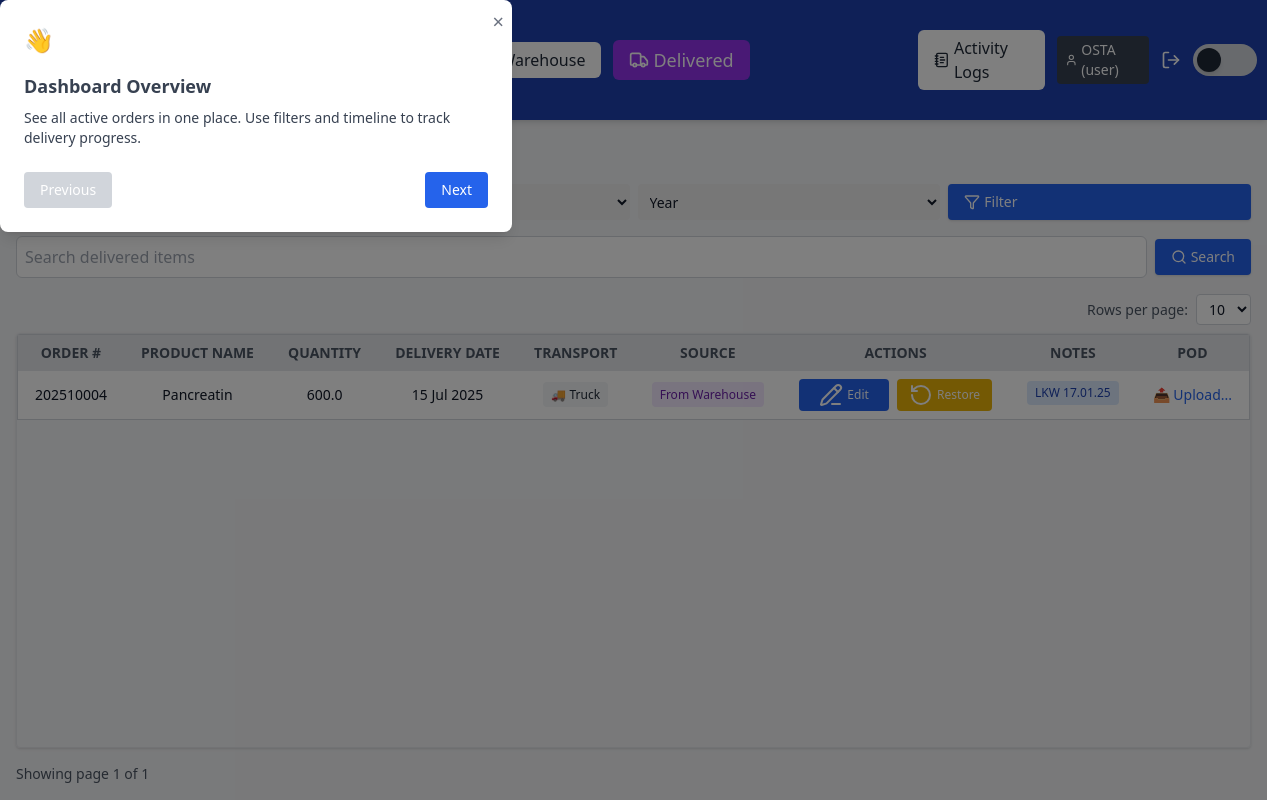
/delivered (signed in), run on an earlier commit of the app's database.
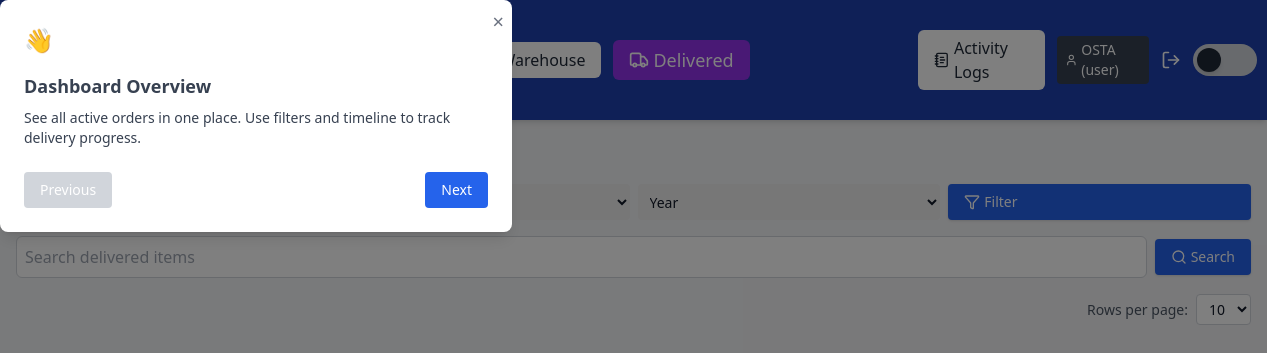
And on a later commit of the database.
### app/models.py (models this page shows, shortened)
class User(db.Model):
    id = db.Column(db.Integer, primary_key=True)
    username = db.Column(db.String(100), unique=True, nullable=False)
    password_hash = db.Column(db.String(128))
    role = db.Column(db.String(50), default='user')

class DeliveredGoods(db.Model):
    id = db.Column(db.Integer, primary_key=True)
    user_id = db.Column(db.Integer, db.ForeignKey('user.id'), nullable=False)
    order_number = db.Column(db.String(50), nullable=False)
    product_name = db.Column(db.String(100), nullable=False)
    quantity = db.Column(db.String(50), nullable=False)
    delivery_source = db.Column(db.String(50), nullable=False)
    delivery_date = db.Column(db.String(10), nullable=False)
    transport = db.Column(db.String(20))
    notes = db.Column(db.String(120))
    pod_filename = db.Column(db.String(120))
    warehouse_address = db.Column(db.String(255))
    client = db.Column(db.String(255))
    pos_no = db.Column(db.String(50))
    customer_ref = db.Column(db.String(50))

### app/routes/delivered_routes.py (the view, shortened to what this page needs)
@delivered_bp.route('/delivered')
@login_required
def delivered():
    page = request.args.get('page', 1, type=int)
    per_page = request.args.get('per_page', 10, type=int)
    transport = request.args.get('transport')
    month = request.args.get('month')
    year = request.args.get('year')
    search = request.args.get('search', '')
    if can_view_all(current_user.role):
        query = DeliveredGoods.query
    else:
        query = DeliveredGoods.query.filter_by(user_id=current_user.id)
    if transport:
        query = query.filter_by(transport=transport)
    if month:
        query = query.filter(extract('month', DeliveredGoods.delivery_date) == int(month))
    if year:
        query = query.filter(extract('year', DeliveredGoods.delivery_date) == int(year))
    delivered_items = query.order_by(DeliveredGoods.delivery_date.desc()).paginate(page=page, per_page=per_page)
    reported_order_numbers = set()
    all_entries = StockReportEntry.query.all()
    for entry in all_entries:
        order_number = None
        warehouse_order = WarehouseStock.query.get(entry.related_order_id)
        if warehouse_order:
            order_number = warehouse_order.order_number
        else:
            delivered_order = DeliveredGoods.query.get(entry.related_order_id)
            if delivered_order:
                order_number = delivered_order.order_number
        if order_number:
            reported_order_numbers.add(order_number)
    return render_template(
        'delivered.html',
        delivered_items=delivered_items.items,
        pagination=delivered_items,
        per_page=per_page,
        reported_order_numbers=reported_order_numbers
    )

### app/templates/delivered.html (shortened to what this page needs)
<!DOCTYPE html>
<html lang="en">
<head>
    <script src="https://cdn.tailwindcss.com"></script>
</head>
<body class="flex flex-col h-screen bg-gray-100 dark:bg-gray-900 text-gray-900 dark:text-gray-100">
    {% include '_navbar.html' %}
    <main class="flex flex-col h-full overflow-hidden p-4">
        <h2 class="text-2xl font-bold mb-4">🚚 Delivered Goods</h2>
        <form method="GET" class="grid grid-cols-2 sm:grid-cols-4 gap-2 mb-4 text-sm">
            <select name="year" class="rounded px-2 py-1 dark:bg-gray-800">
                <option value="">Year</option>
            </select>
            <form method="get" class="mb-4 flex justify-end">
                <button type="submit"
                    class="flex items-center gap-1 bg-blue-600 hover:bg-blue-700 text-white px-4 py-2 rounded shadow text-sm">
                    <i data-lucide="filter" class="w-4 h-4"></i> Filter
                </button>
            </form>
        </form>
        <div class="mb-4 flex items-center justify-between gap-2">
            <form method="get" class="flex flex-1 items-center gap-2">
                <input type="text" name="search" value="{{ request.args.get('search', '') }}"
                    placeholder="Search delivered items"
                    class="flex-1 p-2 rounded-md border border-gray-300 focus:outline-none focus:ring-2 focus:ring-blue-400 bg-white dark:bg-gray-800 dark:border-gray-600 dark:text-gray-200" />
                <button type="submit"
                    class="flex items-center gap-1 bg-blue-600 hover:bg-blue-700 text-white px-4 py-2 rounded shadow text-sm">
                    <i data-lucide="search" class="w-4 h-4"></i> Search
                </button>
            </form>
            {% set clear_args = request.args.to_dict() %}
            {% if 'search' in clear_args %}{% set _ = clear_args.pop('search') %}{% endif %}
            {% if 'page' in clear_args %}{% set _ = clear_args.pop('page') %}{% endif %}
        </div>
        <div class="flex justify-end mb-2">
            <form method="get" class="flex items-center gap-2">
                <label for="per_page" class="text-sm text-gray-600 dark:text-gray-300">Rows per page:</label>
                <select name="per_page" id="per_page" onchange="this.form.submit()"
                    class="px-2 py-1 rounded border border-gray-300 dark:border-gray-600 bg-white dark:bg-gray-800 text-sm">
                    <option value="10" {% if per_page==10 %}selected{% endif %}>10</option>
                </select>
            </form>
        </div>
        {% if delivered_items %}
        <div class="flex-1 overflow-y-auto border rounded shadow w-full">
            <table id="delivered-table"
                class="w-full table-auto bg-white dark:bg-gray-900 border border-gray-300 dark:border-gray-700 text-sm">
                <thead class="sticky top-0 z-10 bg-gray-200 dark:bg-gray-800">
                    <tr class="text-center text-xs sm:text-sm text-gray-600 dark:text-gray-300 uppercase">
                        <th class="px-4 py-2 cursor-pointer" data-sort="order_number">Order # </th>
                        <th class="px-4 py-2 cursor-pointer" data-sort="product_name">Product Name </th>
                        <th class="px-4 py-2 cursor-pointer" data-sort="quantity">Quantity </th>
                        <th class="px-4 py-2 cursor-pointer" data-sort="delivery_date">Delivery Date </th>
                        <th class="px-4 py-2 cursor-pointer" data-sort="transport">Transport </th>
                        <th class="px-4 py-2">Source</th>
                        <th class="px-4 py-2">Actions</th>
                        <th class="px-4 py-2">Notes</th>
                        <th class="px-4 py-2">POD</th>
                    </tr>
                </thead>
                <tbody>
                    {% for item in delivered_items %}
                    <tr
                        class="text-center even:bg-gray-100 dark:even:bg-gray-800 hover:bg-blue-50 dark:hover:bg-gray-700">
                        <td class="px-4 py-2">{{ item.order_number }}</td>
                        <td class="px-4 py-2">{{ item.product_name }}</td>
                        <td class="px-4 py-2">{{ item.quantity }}</td>
                        <td class="px-4 py-2" data-key="delivery_date" data-sort-value="{{ item.delivery_date }}">
                            {{ item.delivery_date | format_date }}
                        </td>
                        <td class="px-4 py-2 text-xs">
                            {% if item.transport == 'air' %}<span class="bg-gray-100 text-gray-800 px-2 py-1 rounded">✈️
                                Air</span>
                            {% elif item.transport == 'sea' %}<span
                                class="bg-gray-100 text-gray-800 px-2 py-1 rounded">🚢 Sea</span>
                            {% elif item.transport == 'truck' %}<span
                                class="bg-gray-100 text-gray-800 px-2 py-1 rounded">🚚 Truck</span>
                            {% else %}—{% endif %}
                        </td>
                        <td class="px-4 py-2 text-xs">
                            {% if item.delivery_source == 'Direct from Transit' %}<span
                                class="bg-blue-100 text-blue-800 px-2 py-1 rounded">Direct from Transit</span>
                            {% elif item.delivery_source == 'From Warehouse' %}<span
                                class="bg-purple-100 text-purple-800 px-2 py-1 rounded">From Warehouse</span>
                            {% else %}<span class="bg-gray-100 text-gray-800 px-2 py-1 rounded">—</span>
                            {% endif %}
                        </td>
                        <td class="px-4 py-2">
                            <div class="flex flex-wrap gap-2 justify-center">
                                {% if current_user.role != 'superuser' %}
                                <a href="{{ url_for('delivered.edit_delivered', item_id=item.id) }}"
                                    class="bg-blue-600 hover:bg-blue-700 text-white px-3 py-1 text-xs rounded min-w-[90px] flex items-center gap-1 justify-center">
                                    <i data-lucide="pencil-line"></i> Edit
                                </a>
                                <form method="POST"
                                    action="{{ url_for('restore.restore_from_delivered', item_id=item.id) }}">
                                    <button type="submit"
                                        class="bg-yellow-500 hover:bg-yellow-600 text-white px-3 py-1 text-xs rounded min-w-[90px] flex items-center gap-1 justify-center">
                                        <i data-lucide="rotate-ccw"></i> Restore
                                    </button>
                                </form>
                                {% endif %}
                            </div>
                        </td>
                        <td class="px-4 py-2">
                            {% if item.notes %}
                            <span title="{{ item.notes }}"
                                class="bg-blue-100 text-blue-800 text-xs px-2 py-1 rounded whitespace-nowrap max-w-[150px] overflow-hidden text-ellipsis inline-block">
                                {{ item.notes[:30] }}{% if item.notes|length > 30 %}...{% endif %}
                            </span>
                            {% else %}—{% endif %}
                        </td>
                        <td class="px-4 py-2 text-xs text-center">
                            {% if current_user.role != 'superuser' %}
                            {% if item.pod_filename %}
                            <div class="flex items-center justify-center space-x-2">
                                <a href="{{ url_for('upload.view_pod', filename=item.pod_filename) }}" target="_blank"
                                    class="text-blue-600 hover:underline">📎 View</a>
                                <form method="POST" action="{{ url_for('upload.delete_pod', item_id=item.id) }}">
                                    <button type="submit" class="text-red-500 hover:underline"
                                        title="Delete POD">🗑️</button>
                                </form>
                            </div>
                            {% else %}
                            <form method="POST" action="{{ url_for('upload.upload_pod', item_id=item.id) }}"
                                enctype="multipart/form-data" class="flex flex-col items-center space-y-1">
                                <label for="pod-{{ item.id }}"
                                    class="cursor-pointer text-blue-600 text-sm hover:underline relative">📤
                                    Upload...</label>
                            </form>
                            {% endif %}
                            {% endif %}
                        </td>
                    </tr>
                    {% endfor %}
                </tbody>
            </table>
        </div>
        {% set args = request.args.to_dict() if request.args else {} %}
        {% set filtered_args = args.copy() %}
        {% if 'page' in filtered_args %}{% set _ = filtered_args.pop('page') %}{% endif %}
        {% if 'per_page' in filtered_args %}{% set _ = filtered_args.pop('per_page') %}{% endif %}
        <div class="mt-4 flex justify-between items-center">
            <div class="text-sm text-gray-600 dark:text-gray-300">
                Showing page {{ pagination.page }} of {{ pagination.pages }}
            </div>
        </div>
        {% endif %}
    </main>
</body>
</html>

### app/templates/_navbar.html (shortened to what this page needs)
<header
  class="sticky top-0 z-50 flex justify-between items-center px-4 sm:px-6 py-2 sm:py-3 bg-blue-800 text-white shadow-md">
  <div class="flex items-center space-x-3">
    <h1 class="text-base sm:text-2xl font-semibold">Supply Tracker Dashboard</h1>
    <a href="{{ url_for('onboarding.show_onboarding') }}"
      class="ml-4 px-3 py-1.5 bg-blue-600 text-white text-sm rounded hover:bg-blue-700 transition flex items-center gap-1">
    </a>
  </div>
  <div class="flex items-center space-x-2 sm:space-x-3">
    <a href="{{ url_for('dashboard.dashboard') }}" class="px-4 py-1.5 rounded-md font-medium transition-all duration-200 flex items-center gap-1
       {{ 'bg-yellow-500 text-white text-lg font-bold' if current_path.startswith(url_for('dashboard.dashboard')) else 'bg-white text-gray-800 dark:bg-gray-700 dark:text-white' }}
       hover:bg-opacity-80 hover:shadow-md">
    </a>
    <a href="{{ url_for('warehouse.warehouse') }}" class="px-4 py-1.5 rounded-md font-medium transition-all duration-200 flex items-center gap-1
       {{ 'bg-blue-600 text-white text-lg font-bold' if current_path.startswith(url_for('warehouse.warehouse')) else 'bg-white text-gray-800 dark:bg-gray-700 dark:text-white' }}
       hover:bg-opacity-80 hover:shadow-md">
      Warehouse
    </a>
    <a href="{{ url_for('delivered.delivered') }}" class="px-4 py-1.5 rounded-md font-medium transition-all duration-200 flex items-center gap-1
       {{ 'bg-purple-600 text-white text-lg font-bold' if current_path.startswith(url_for('delivered.delivered')) else 'bg-white text-gray-800 dark:bg-gray-700 dark:text-white' }}
       hover:bg-opacity-80 hover:shadow-md">
      <i data-lucide="truck" class="w-5 h-5"></i>
      Delivered
    </a>
    <a href="{{ url_for('activity.activity_logs') }}" class="px-4 py-1.5 rounded-md font-medium transition-all duration-200 flex items-center gap-1
   {{ 'bg-amber-500 text-white text-lg font-bold' if current_path.startswith(url_for('activity.activity_logs')) else 'bg-white text-gray-800 dark:bg-gray-700 dark:text-white' }}
   hover:bg-opacity-80 hover:shadow-md">
      <i data-lucide="notebook-text" class="w-5 h-5"></i>
      Activity Logs
    </a>
    <span class="ml-4 px-2 py-1 rounded bg-gray-700 text-white text-sm flex items-center gap-1">
      <i data-lucide="user" class="w-4 h-4"></i>
      {{ current_user.username }} ({{ current_user.role }})
    </span>
    <a href="{{ url_for('auth.logout') }}" title="Logout" class="text-white hover:text-red-400 ml-1">
      <i data-lucide="log-out" class="w-5 h-5"></i>
    </a>
    <button id="dark-mode-toggle"
      class="relative inline-flex items-center h-5 w-10 sm:h-8 sm:w-16 rounded-full transition-colors duration-300 focus:outline-none flex-shrink-0"
      aria-label="Toggle dark mode">
      <span id="dark-mode-track"
        class="absolute inset-0 h-5 w-10 sm:h-8 sm:w-16 rounded-full bg-gray-300 dark:bg-gray-700 transition-colors duration-300"></span>
      <span id="dark-mode-thumb"
        class="absolute left-1 top-1 h-3 w-3 sm:h-6 sm:w-6 rounded-full bg-gray-800 dark:bg-gray-100 transform transition-transform duration-300 shadow-md dark:shadow-white/50 dark:translate-x-5 sm:dark:translate-x-8"></span>
    </button>
  </div>
  <div id="tourModal" class="fixed inset-0 bg-black bg-opacity-50 hidden z-50 items-center justify-center">
    <div class="bg-white dark:bg-gray-800 p-6 rounded-lg max-w-lg w-full shadow-lg relative">
      <button id="closeTourBtn"
        class="absolute top-2 right-2 text-gray-500 hover:text-gray-800 dark:hover:text-white text-xl">&times;</button>
      <h2 class="text-2xl font-bold mb-4">👋 Welcome to Supply Tracker!</h2>
      <div id="tourStepContent" class="text-sm text-gray-700 dark:text-gray-300 space-y-2"></div>
      <div class="mt-6 flex justify-between">
        <button id="prevStepBtn" class="px-4 py-2 bg-gray-300 dark:bg-gray-700 rounded text-sm"
          disabled>Previous</button>
        <button id="nextStepBtn" class="px-4 py-2 bg-blue-600 text-white rounded text-sm">Next</button>
      </div>
    </div>
  </div>
</header>

What changed in the data, as far as the page shows it:
removed DeliveredGoods: order_number "202510004", product_name "Pancreatin", quantity "600.0", delivery_date "15 Jul 2025", transport "🚚 Truck", delivery_source "From Warehouse", notes "LKW 17.01.25"
Also different on the page:
{{ pagination.page }}: "1" → (not shown)
{{ pagination.pages }}: "1" → (not shown)
text no longer shown: "ORDER # PRODUCT NAME QUANTITY DELIVERY DATE TRANSPORT SOURCE ACTIONS NOTES POD Showing page of"
